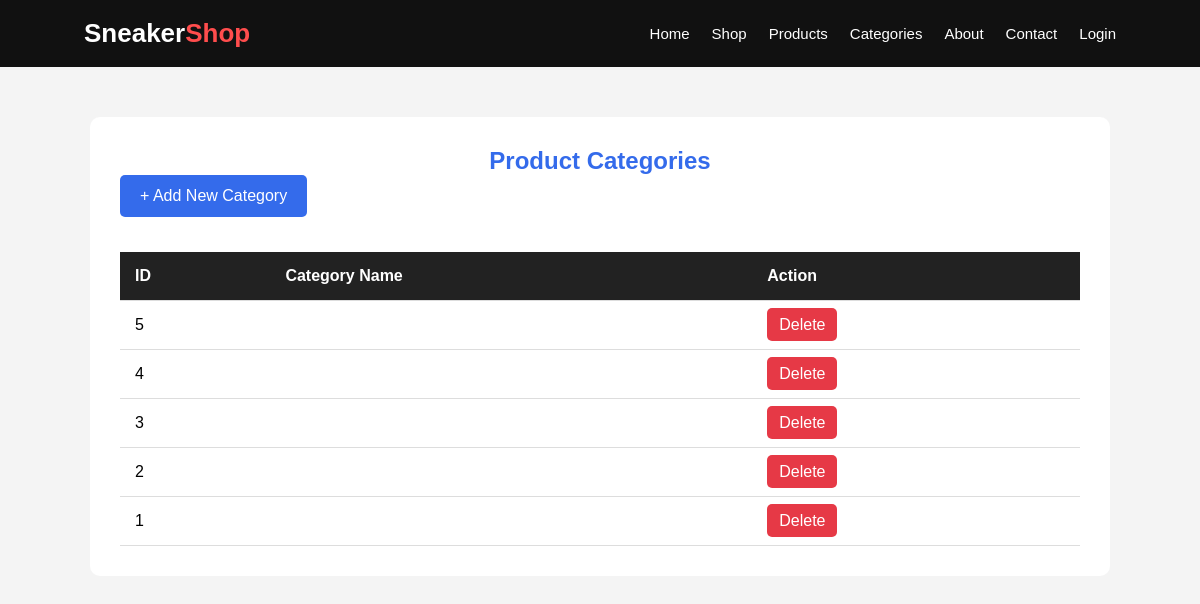
The app's page /categories.php, older data.
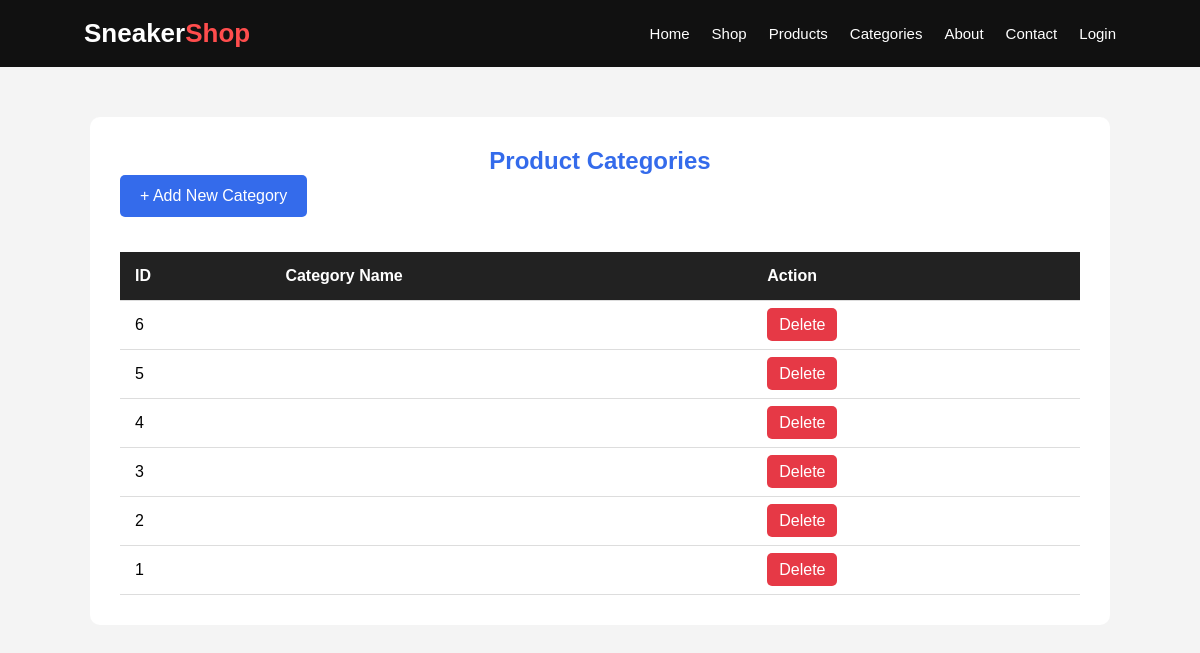
The same page, newer data.
### tables this page shows
CREATE TABLE `categories` (
  `id` int(11) NOT NULL,
  `name` varchar(100) NOT NULL,
  `slug` varchar(120) NOT NULL,
  `image` varchar(255) DEFAULT NULL
);

### functions.php (called while the page is built, shortened)
<?php
include_once 'config.php';
function getCategories() {
    global $conn;
    $sql = "SELECT * FROM categories ORDER BY id DESC";
    $result = mysqli_query($conn, $sql);
    return $result;
}
?>

### categories.php (the view, shortened to what this page needs)
<?php
include_once '/functions.php';
$categories = getCategories();
?>
<!DOCTYPE html>
<html lang="en">
<head>
</head>
<body>
<?php include '/header.php'; ?>
<div class="container">
    <h2>Product Categories</h2>
    <a href="addcategory.php" class="add-btn">
        + Add New Category
    </a>
    <table>
        <tr>
            <th>ID</th>
            <th>Category Name</th>
            <th>Action</th>
        </tr>
        <?php if (mysqli_num_rows($categories) > 0) { ?>
            <?php while ($category = mysqli_fetch_assoc($categories)) { ?>
                <tr>
                    <td>
                        <?php echo $category['id']; ?>
                    </td>
                    <td>
                    </td>
                    <td>
                        <a class="delete-btn"
                           href="categories.php?delete=<?php echo $category['id']; ?>"
                           onclick="return confirm('Are you sure you want to delete this category?')">
                            Delete
                        </a>
                    </td>
                </tr>
            <?php } ?>
        <?php } else { ?>
            <tr>
                <td colspan="3">No categories found.</td>
            </tr>
        <?php } ?>
    </table>
</div>
</body>
</html>

### header.php (shortened to what this page needs)
<!DOCTYPE html>
<html lang="en">
<head>
</head>
<body>
<header>
    <a href="index.php" class="logo">
        Sneaker<span>Shop</span>
    </a>
    <nav>
        <a href="index.php">Home</a>
        <a href="shop.php">Shop</a>
        <a href="products.php">Products</a>
        <a href="categories.php">Categories</a>
        <a href="about.php">About</a>
        <a href="contact.php">Contact</a>
        <?php if (isset($_SESSION['user_id'])): ?>
            <a href="dashboard.php">Dashboard</a>
            <a href="logout.php" class="logout">Logout</a>
        <?php else: ?>
            <a href="login.php">Login</a>
        <?php endif; ?>
    </nav>
</header>
</body>
</html>

### categories.php (style rules this page uses)
body { font-family: Arial, sans-serif; background: #f4f4f4; margin: 0; }
.container { width: 85%; margin: 50px auto; background: white; padding: 30px; border-radius: 10px; }
h2 { color: #346beb; text-align: center; }
.add-btn { display: inline-block; background: #346beb; color: white; padding: 12px 20px; text-decoration: none; border-radius: 5px; margin-bottom: 20px; }
table { width: 100%; border-collapse: collapse; }
th, td { padding: 15px; text-align: left; border-bottom: 1px solid #ddd; }
th { background: #222; color: white; }
.delete-btn { background: #e63946; color: white; padding: 8px 12px; text-decoration: none; border-radius: 5px; }

### header.php (style rules this page uses)
* { margin: 0; padding: 0; box-sizing: border-box; }
body { font-family: Arial, sans-serif; background: #f4f4f4; }
header { background: #111; color: white; padding: 18px 7%; display: flex; justify-content: space-between; align-items: center; flex-wrap: wrap; gap: 15px; }
.logo { font-size: 26px; font-weight: bold; color: white; text-decoration: none; }
.logo span { color: #ff4d4d; }
nav { display: flex; gap: 22px; flex-wrap: wrap; }
nav a { color: white; text-decoration: none; font-size: 15px; transition: 0.3s; }

Row changes from the older to the newer data that the page shows:
added categories: id "6"
